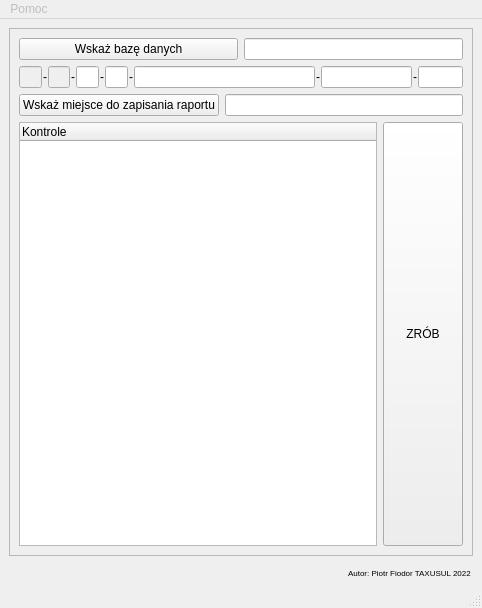
<?xml version="1.0" encoding="UTF-8"?>
<ui version="4.0">
 <class>MainWindow</class>
 <widget class="QMainWindow" name="MainWindow">
  <property name="enabled">
   <bool>true</bool>
  </property>
  <property name="geometry">
   <rect>
    <x>0</x>
    <y>0</y>
    <width>482</width>
    <height>608</height>
   </rect>
  </property>
  <property name="windowTitle">
   <string>PURPUL</string>
  </property>
  <property name="windowIcon">
   <iconset resource="resources.qrc">
    <normaloff>:/icons/icon.ico</normaloff>:/icons/icon.ico</iconset>
  </property>
  <widget class="QWidget" name="centralwidget">
   <layout class="QVBoxLayout" name="verticalLayout_2">
    <item>
     <widget class="QFrame" name="frame">
      <property name="frameShape">
       <enum>QFrame::StyledPanel</enum>
      </property>
      <property name="frameShadow">
       <enum>QFrame::Raised</enum>
      </property>
      <layout class="QVBoxLayout" name="verticalLayout_3" stretch="0,0,0,0">
       <item>
        <layout class="QHBoxLayout" name="horizontalLayout">
         <item>
          <widget class="QPushButton" name="dbButton">
           <property name="sizePolicy">
            <sizepolicy hsizetype="Expanding" vsizetype="Preferred">
             <horstretch>0</horstretch>
             <verstretch>0</verstretch>
            </sizepolicy>
           </property>
           <property name="text">
            <string>Wskaż bazę danych</string>
           </property>
          </widget>
         </item>
         <item>
          <widget class="QLineEdit" name="baseLineEdit">
           <property name="sizePolicy">
            <sizepolicy hsizetype="Expanding" vsizetype="Preferred">
             <horstretch>0</horstretch>
             <verstretch>0</verstretch>
            </sizepolicy>
           </property>
          </widget>
         </item>
        </layout>
       </item>
       <item>
        <layout class="QHBoxLayout" name="horizontalLayout_8" stretch="1,0,1,0,1,0,1,0,8,0,4,0,2">
         <property name="spacing">
          <number>1</number>
         </property>
         <item>
          <widget class="QLineEdit" name="rdlp">
           <property name="enabled">
            <bool>false</bool>
           </property>
           <property name="sizePolicy">
            <sizepolicy hsizetype="Preferred" vsizetype="Fixed">
             <horstretch>0</horstretch>
             <verstretch>0</verstretch>
            </sizepolicy>
           </property>
           <property name="maxLength">
            <number>2</number>
           </property>
          </widget>
         </item>
         <item>
          <widget class="QLabel" name="label_9">
           <property name="text">
            <string>-</string>
           </property>
          </widget>
         </item>
         <item>
          <widget class="QLineEdit" name="ndl">
           <property name="enabled">
            <bool>false</bool>
           </property>
           <property name="sizePolicy">
            <sizepolicy hsizetype="Expanding" vsizetype="Fixed">
             <horstretch>0</horstretch>
             <verstretch>0</verstretch>
            </sizepolicy>
           </property>
           <property name="maxLength">
            <number>2</number>
           </property>
          </widget>
         </item>
         <item>
          <widget class="QLabel" name="label_10">
           <property name="text">
            <string>-</string>
           </property>
          </widget>
         </item>
         <item>
          <widget class="QLineEdit" name="obr">
           <property name="maxLength">
            <number>1</number>
           </property>
          </widget>
         </item>
         <item>
          <widget class="QLabel" name="label_11">
           <property name="text">
            <string>-</string>
           </property>
          </widget>
         </item>
         <item>
          <widget class="QLineEdit" name="lctw">
           <property name="maxLength">
            <number>2</number>
           </property>
          </widget>
         </item>
         <item>
          <widget class="QLabel" name="label_12">
           <property name="text">
            <string>-</string>
           </property>
          </widget>
         </item>
         <item>
          <widget class="QLineEdit" name="oddz">
           <property name="maxLength">
            <number>6</number>
           </property>
          </widget>
         </item>
         <item>
          <widget class="QLabel" name="label_13">
           <property name="text">
            <string>-</string>
           </property>
          </widget>
         </item>
         <item>
          <widget class="QLineEdit" name="pododdz">
           <property name="maxLength">
            <number>4</number>
           </property>
          </widget>
         </item>
         <item>
          <widget class="QLabel" name="label_14">
           <property name="text">
            <string>-</string>
           </property>
          </widget>
         </item>
         <item>
          <widget class="QLineEdit" name="wydz">
           <property name="maxLength">
            <number>2</number>
           </property>
          </widget>
         </item>
        </layout>
       </item>
       <item>
        <layout class="QHBoxLayout" name="horizontalLayout_6">
         <item>
          <widget class="QPushButton" name="raportButton">
           <property name="text">
            <string>Wskaż miejsce do zapisania raportu</string>
           </property>
          </widget>
         </item>
         <item>
          <widget class="QLineEdit" name="raportLineEdit"/>
         </item>
        </layout>
       </item>
       <item>
        <layout class="QHBoxLayout" name="horizontalLayout_10" stretch="0,0">
         <item>
          <layout class="QVBoxLayout" name="verticalLayout">
           <item>
            <layout class="QHBoxLayout" name="horizontalLayout_11">
             <item>
              <widget class="QTreeWidget" name="raportTree">
               <property name="selectionMode">
                <enum>QAbstractItemView::MultiSelection</enum>
               </property>
               <property name="selectionBehavior">
                <enum>QAbstractItemView::SelectItems</enum>
               </property>
               <property name="animated">
                <bool>true</bool>
               </property>
               <column>
                <property name="text">
                 <string>Kontrole</string>
                </property>
               </column>
              </widget>
             </item>
            </layout>
           </item>
          </layout>
         </item>
         <item>
          <widget class="QPushButton" name="run">
           <property name="sizePolicy">
            <sizepolicy hsizetype="Preferred" vsizetype="Preferred">
             <horstretch>0</horstretch>
             <verstretch>0</verstretch>
            </sizepolicy>
           </property>
           <property name="text">
            <string>ZRÓB</string>
           </property>
          </widget>
         </item>
        </layout>
       </item>
      </layout>
     </widget>
    </item>
    <item>
     <widget class="QLabel" name="label">
      <property name="text">
       <string>&lt;html&gt;&lt;head/&gt;&lt;body&gt;&lt;p align=&quot;right&quot;&gt;&lt;span style=&quot; font-size:10pt; vertical-align:sub;&quot;&gt;Autor: Piotr Fiodor TAXUSUL 2022    &lt;/span&gt;&lt;/p&gt;&lt;/body&gt;&lt;/html&gt;</string>
      </property>
     </widget>
    </item>
   </layout>
  </widget>
  <widget class="QMenuBar" name="menubar">
   <property name="geometry">
    <rect>
     <x>0</x>
     <y>0</y>
     <width>482</width>
     <height>21</height>
    </rect>
   </property>
   <widget class="QMenu" name="menuPlik">
    <property name="enabled">
     <bool>false</bool>
    </property>
    <property name="title">
     <string>Pomoc</string>
    </property>
    <addaction name="actionAbout"/>
   </widget>
   <addaction name="menuPlik"/>
  </widget>
  <widget class="QStatusBar" name="statusbar"/>
  <action name="actionAbout">
   <property name="enabled">
    <bool>true</bool>
   </property>
   <property name="text">
    <string>O programie</string>
   </property>
  </action>
 </widget>
 <resources>
  <include location="resources.qrc"/>
 </resources>
 <connections/>
</ui>
